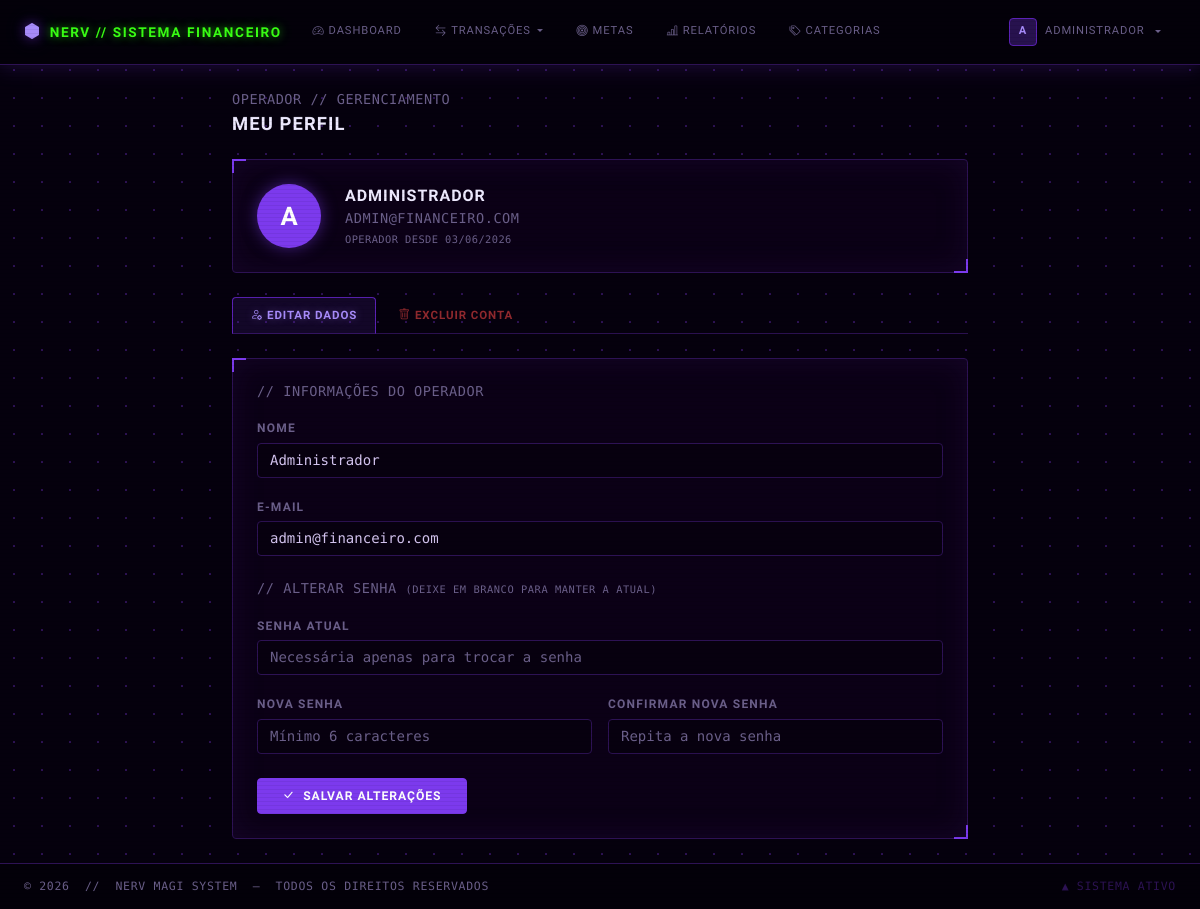
The app's page /perfil.php (signed in) with its own data.
### tables this page shows
CREATE TABLE IF NOT EXISTS usuarios (
    id          INT AUTO_INCREMENT PRIMARY KEY,
    nome        VARCHAR(100)  NOT NULL,
    email       VARCHAR(150)  NOT NULL UNIQUE,
    senha       VARCHAR(255)  NOT NULL,
    created_at  TIMESTAMP DEFAULT CURRENT_TIMESTAMP
);

### includes/auth.php (called while the page is built, shortened)
<?php
function currentUser(): array {
    return [
        'id'   => $_SESSION['usuario_id'] ?? null,
        'nome' => $_SESSION['usuario_nome'] ?? '',
    ];
}

### perfil.php (the view, shortened to what this page needs)
<?php
require_once __DIR__ . '/includes/auth.php';
$user = currentUser();
$db   = getDB();
$stmt = $db->prepare("SELECT id, nome, email, created_at FROM usuarios WHERE id = ?");
$stmt->execute([$user['id']]);
$usuario = $stmt->fetch();
$aba     = $_POST['aba'] ?? $_GET['aba'] ?? 'dados';
include __DIR__ . '/includes/header.php';
include __DIR__ . '/includes/navbar.php';
?>
<main class="py-4">
<div class="container" style="max-width: 760px;">
    <div class="mb-4">
        <p class="page-subtitle mb-1">OPERADOR // GERENCIAMENTO</p>
        <h1 class="page-title mb-0">Meu Perfil</h1>
    </div>
    <div class="card mb-4">
        <div class="card-body d-flex align-items-center gap-4 py-4 px-4">
            <div class="avatar-lg d-flex align-items-center justify-content-center"
                 style="width:64px;height:64px;border-radius:50%;background:var(--eva-purple);font-size:1.6rem;font-family:'Orbitron',sans-serif;font-weight:700;color:#fff;flex-shrink:0;box-shadow:0 0 16px rgba(124,58,237,0.5);">
                <?= htmlspecialchars(strtoupper(substr($usuario['nome'], 0, 1))) ?>
            </div>
            <div>
                <p class="page-title mb-0" style="font-size:1rem;"><?= htmlspecialchars(strtoupper($usuario['nome'])) ?></p>
                <p class="page-subtitle mb-0"><?= htmlspecialchars($usuario['email']) ?></p>
                <p class="page-subtitle mb-0" style="font-size:0.65rem;margin-top:4px;">
                    OPERADOR DESDE <?= date('d/m/Y', strtotime($usuario['created_at'])) ?>
                </p>
            </div>
        </div>
    </div>
    <ul class="nav nav-tabs mb-4" style="border-bottom-color:var(--eva-border);">
        <li class="nav-item">
            <a class="nav-link <?= $aba === 'dados' ? 'active' : '' ?>"
               href="/projeto_dashboard_financeiro/perfil.php?aba=dados">
                <i class="bi bi-person-gear me-1"></i>Editar Dados
            </a>
        </li>
        <li class="nav-item">
            <a class="nav-link text-danger <?= $aba === 'excluir' ? 'active' : '' ?>"
               href="/projeto_dashboard_financeiro/perfil.php?aba=excluir">
                <i class="bi bi-trash me-1"></i>Excluir Conta
            </a>
        </li>
    </ul>
    <?php if ($aba === 'dados'): ?>
    <div class="card form-card shadow-sm">
        <div class="card-body p-4">
            <form method="POST" novalidate>
                <h6 class="page-subtitle mb-3">// INFORMAÇÕES DO OPERADOR</h6>
                <div class="mb-3">
                    <label for="nome" class="form-label fw-semibold">Nome</label>
                    <input type="text" id="nome" name="nome" class="form-control"
                           value="<?= htmlspecialchars($usuario['nome']) ?>" required>
                </div>
                <div class="mb-4">
                    <label for="email" class="form-label fw-semibold">E-mail</label>
                    <input type="email" id="email" name="email" class="form-control"
                           value="<?= htmlspecialchars($usuario['email']) ?>" required>
                </div>
                <h6 class="page-subtitle mb-3">// ALTERAR SENHA <span style="font-size:0.65rem;">(deixe em branco para manter a atual)</span></h6>
                <div class="mb-3">
                    <label for="senha_atual" class="form-label fw-semibold">Senha Atual</label>
                    <input type="password" id="senha_atual" name="senha_atual" class="form-control"
                           placeholder="Necessária apenas para trocar a senha">
                </div>
                <div class="row g-3 mb-4">
                    <div class="col-12 col-sm-6">
                        <label for="nova_senha" class="form-label fw-semibold">Nova Senha</label>
                        <input type="password" id="nova_senha" name="nova_senha" class="form-control"
                               placeholder="Mínimo 6 caracteres">
                    </div>
                    <div class="col-12 col-sm-6">
                        <label for="confirm_senha" class="form-label fw-semibold">Confirmar Nova Senha</label>
                        <input type="password" id="confirm_senha" name="confirm_senha" class="form-control"
                               placeholder="Repita a nova senha">
                    </div>
                </div>
                <button type="submit" name="salvar_dados" class="btn btn-primary px-4">
                    <i class="bi bi-check-lg me-2"></i>Salvar Alterações
                </button>
            </form>
        </div>
    </div>
    <?php endif; ?>
</div>
</main>
<?php include __DIR__ . '/includes/footer.php'; ?>

### includes/navbar.php (shortened to what this page needs)
<?php
$currentPage = basename($_SERVER['PHP_SELF']);
$user = currentUser();
?>
<nav class="navbar navbar-expand-lg">
    <div class="container-fluid px-4">
        <a class="navbar-brand d-flex align-items-center gap-2" href="/projeto_dashboard_financeiro/dashboard.php">
            <i class="bi bi-hexagon-fill fs-6"></i>
            <span>NERV // Sistema Financeiro</span>
        </a>
        <div class="collapse navbar-collapse" id="navMenu">
            <ul class="navbar-nav me-auto mb-2 mb-lg-0 gap-1">
                <li class="nav-item">
                    <a class="nav-link <?= $currentPage === 'dashboard.php' ? 'active' : '' ?>"
                       href="/projeto_dashboard_financeiro/dashboard.php">
                        <i class="bi bi-speedometer2 me-1"></i>Dashboard
                    </a>
                </li>
                <li class="nav-item dropdown">
                    <a class="nav-link dropdown-toggle <?= (strpos($_SERVER['PHP_SELF'], 'transacoes') !== false || strpos($_SERVER['PHP_SELF'], 'recorrencias') !== false) ? 'active' : '' ?>"
                       href="#" data-bs-toggle="dropdown">
                        <i class="bi bi-arrow-left-right me-1"></i>Transações
                    </a>
                </li>
                <li class="nav-item">
                    <a class="nav-link <?= (strpos($_SERVER['PHP_SELF'], 'metas') !== false) ? 'active' : '' ?>"
                       href="/projeto_dashboard_financeiro/metas/index.php">
                        <i class="bi bi-bullseye me-1"></i>Metas
                    </a>
                </li>
                <li class="nav-item">
                    <a class="nav-link <?= $currentPage === 'relatorios.php' ? 'active' : '' ?>"
                       href="/projeto_dashboard_financeiro/relatorios.php">
                        <i class="bi bi-bar-chart-line me-1"></i>Relatórios
                    </a>
                </li>
                <li class="nav-item">
                    <a class="nav-link <?= (strpos($_SERVER['PHP_SELF'], 'categorias') !== false) ? 'active' : '' ?>"
                       href="/projeto_dashboard_financeiro/categorias/index.php">
                        <i class="bi bi-tags me-1"></i>Categorias
                    </a>
                </li>
            </ul>
            <ul class="navbar-nav align-items-center">
                <li class="nav-item dropdown">
                    <a class="nav-link dropdown-toggle d-flex align-items-center gap-2" href="#"
                       data-bs-toggle="dropdown">
                        <div class="avatar-sm">
                            <?= strtoupper(substr($user['nome'], 0, 1)) ?>
                        </div>
                        <span><?= htmlspecialchars(strtoupper(explode(' ', $user['nome'])[0])) ?></span>
                    </a>
                </li>
            </ul>
        </div>
    </div>
</nav>

### records on screen
usuarios: nome "A", nome "ADMINISTRADOR", email "ADMIN@FINANCEIRO.COM", created_at "03/06/2026", nome "Administrador", email "admin@financeiro.com"
